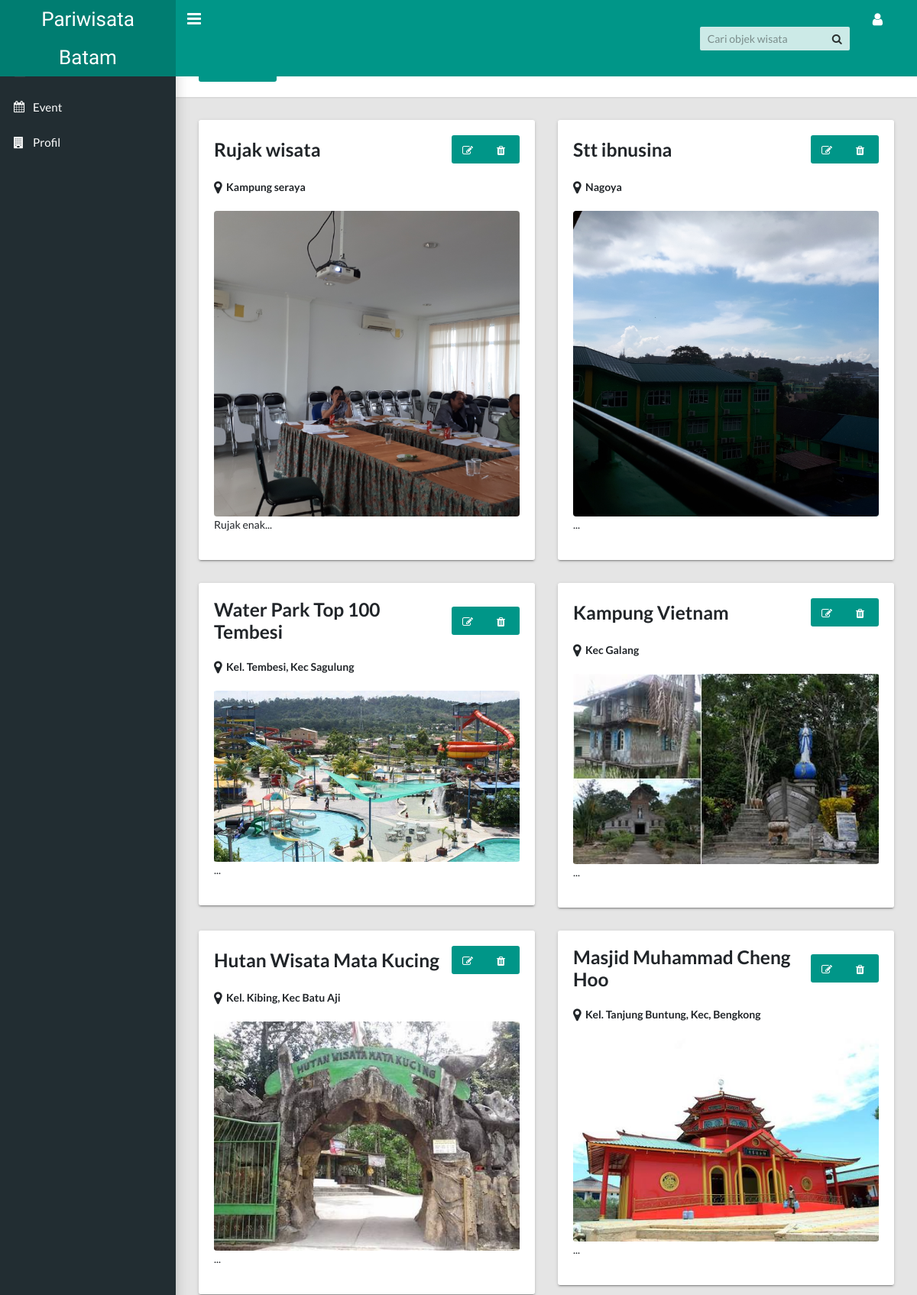
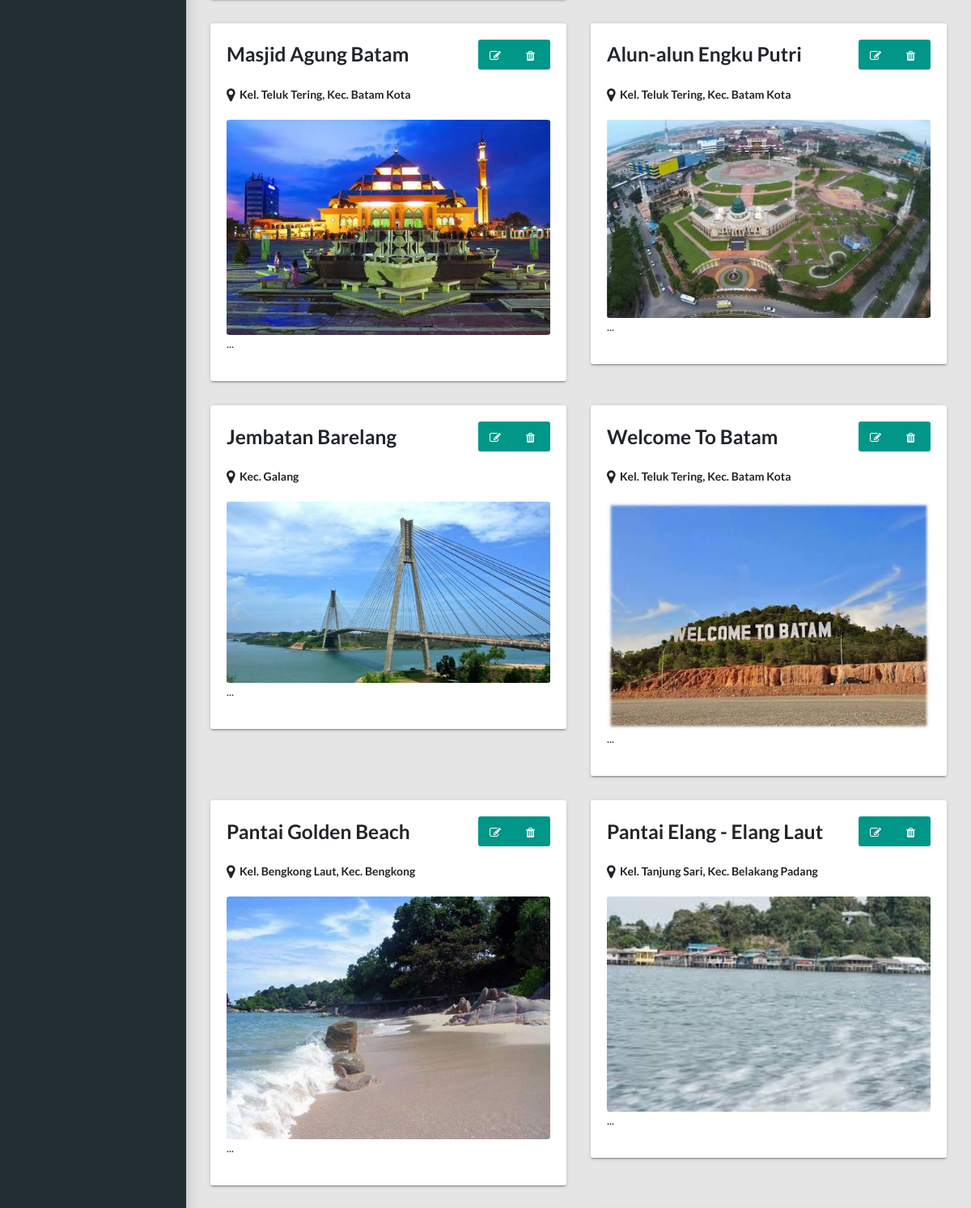
The app's page /home.php (upper part) with its own data (2 pictures, top to bottom).
### tables this page shows
CREATE TABLE `tbl_wisata` (
  `id_wisata` int(10) NOT NULL,
  `nama_objek` text NOT NULL,
  `foto_cover` text NOT NULL,
  `lokasi` text NOT NULL,
  `deskripsi` text NOT NULL,
  `latitude` text NOT NULL,
  `longitude` text NOT NULL
);

### home.php (the view, shortened to what this page needs)
<!DOCTYPE html>
<html lang="en">
    <?php include("koneksi.php");?>
  <?php include("head.php");?>
  <body class="app sidebar-mini rtl">
    <?php include("header.php");?>
    <?php include("sidebar.php");?>
    <main class="app-content">
      <div class="app-title">
        <a href="tambah.php" class="btn btn-primary icon-btn"><i class="fa fa-plus"></i>Add Item	</a>
        <ul class="app-breadcrumb breadcrumb">
          <li class="breadcrumb-item"><i class="fa fa-home fa-lg"></i></li>
          <li class="breadcrumb-item"><a href="#">Wisata</a></li>
        </ul>
      </div>
      <div class="row">
        <?php
        $sql = "SELECT * FROM tbl_wisata order by id_wisata desc";
        $eks = mysqli_query($conn, $sql);
        while($row = mysqli_fetch_array($eks)){
        ?>
        <div class="col-md-6">
          <div class="tile">
            <div class="tile-title-w-btn">
              <h3 class="title"><?php echo $row['nama_objek'];?></h3>
              <?php
              $id = $row['id_wisata'];
              $param = "id_wisata=".$id;
              ?>
              <div class="btn-group"><a class="btn btn-primary" href="edit.php?<?php echo $param;?>"><i class="fa fa-lg fa-edit"></i></a><a class="btn btn-primary" href="hapus.php?<?php echo $param;?>" onClick="return confirm('Yakin ingin menghapus data?');"><i class="fa fa-lg fa-trash"></i></a></div>
            </div>
            <div class="tile-body">
              <b><i class="fa fa-lg fa-map-marker"></i>&nbsp;&nbsp;<?php echo $row['lokasi'];?> </b><br><br>
              <img src="images/wisata/<?php echo $row['foto_cover'];?>" width="100%" style="border-radius: 1%;">
              <p><?php
                $desk = strip_tags($row['deskripsi']);
				$isi = substr($desk,0,50);
				$isi = substr($desk,0,strrpos($isi," "));
				echo $isi."...";?></p>
            </div>
          </div>
        </div>
        <?php
        }
        ?>
      </div>
    </main>
  </body>
</html>

### records on screen
tbl_wisata: nama_objek "Rujak wisata", lokasi "Kampung seraya", foto_cover (picture), deskripsi "Rujak enak"
tbl_wisata: nama_objek "Stt ibnusina", lokasi "Nagoya", foto_cover (picture)
tbl_wisata: nama_objek "Water Park Top 100 Tembesi", lokasi "Kel. Tembesi, Kec Sagulung", foto_cover (picture)
tbl_wisata: nama_objek "Kampung Vietnam", lokasi "Kec Galang", foto_cover (picture)
tbl_wisata: nama_objek "Hutan Wisata Mata Kucing", lokasi "Kel. Kibing, Kec Batu Aji", foto_cover (picture)
tbl_wisata: nama_objek "Masjid Muhammad Cheng Hoo", lokasi "Kel. Tanjung Buntung, Kec, Bengkong", foto_cover (picture)
tbl_wisata: nama_objek "Masjid Agung Batam", lokasi "Kel. Teluk Tering, Kec. Batam Kota", foto_cover (picture)
tbl_wisata: nama_objek "Alun-alun Engku Putri", lokasi "Kel. Teluk Tering, Kec. Batam Kota", foto_cover (picture)
tbl_wisata: nama_objek "Jembatan Barelang", lokasi "Kec. Galang", foto_cover (picture)
tbl_wisata: nama_objek "Welcome To Batam", lokasi "Kel. Teluk Tering, Kec. Batam Kota", foto_cover (picture)
tbl_wisata: nama_objek "Pantai Golden Beach", lokasi "Kel. Bengkong Laut, Kec. Bengkong", foto_cover (picture)
tbl_wisata: nama_objek "Pantai Elang - Elang Laut", lokasi "Kel. Tanjung Sari, Kec. Belakang Padang", foto_cover (picture)
